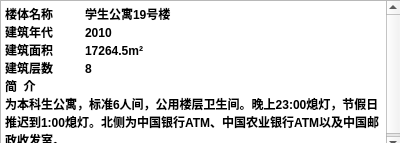
<?xml version="1.0" encoding="UTF-8"?>
<ui version="4.0">
 <class>a19shijiuhao</class>
 <widget class="QDialog" name="a19shijiuhao">
  <property name="geometry">
   <rect>
    <x>0</x>
    <y>0</y>
    <width>400</width>
    <height>143</height>
   </rect>
  </property>
  <property name="windowTitle">
   <string>Dialog</string>
  </property>
  <widget class="QTextBrowser" name="textBrowser">
   <property name="geometry">
    <rect>
     <x>0</x>
     <y>0</y>
     <width>401</width>
     <height>151</height>
    </rect>
   </property>
   <property name="html">
    <string>&lt;!DOCTYPE HTML PUBLIC &quot;-//W3C//DTD HTML 4.0//EN&quot; &quot;http://www.w3.org/TR/REC-html40/strict.dtd&quot;&gt;
&lt;html&gt;&lt;head&gt;&lt;meta name=&quot;qrichtext&quot; content=&quot;1&quot; /&gt;&lt;style type=&quot;text/css&quot;&gt;
p, li { white-space: pre-wrap; }
&lt;/style&gt;&lt;/head&gt;&lt;body style=&quot; font-family:'SimSun'; font-size:9pt; font-weight:400; font-style:normal;&quot;&gt;
&lt;p style=&quot; margin-top:0px; margin-bottom:0px; margin-left:0px; margin-right:0px; -qt-block-indent:0; text-indent:0px;&quot;&gt;&lt;span style=&quot; font-weight:600;&quot;&gt;楼体名称	学生公寓19号楼	&lt;/span&gt;&lt;/p&gt;
&lt;p style=&quot; margin-top:0px; margin-bottom:0px; margin-left:0px; margin-right:0px; -qt-block-indent:0; text-indent:0px;&quot;&gt;&lt;span style=&quot; font-weight:600;&quot;&gt;建筑年代	2010&lt;/span&gt;&lt;/p&gt;
&lt;p style=&quot; margin-top:0px; margin-bottom:0px; margin-left:0px; margin-right:0px; -qt-block-indent:0; text-indent:0px;&quot;&gt;&lt;span style=&quot; font-weight:600;&quot;&gt;建筑面积	17264.5m²	&lt;/span&gt;&lt;/p&gt;
&lt;p style=&quot; margin-top:0px; margin-bottom:0px; margin-left:0px; margin-right:0px; -qt-block-indent:0; text-indent:0px;&quot;&gt;&lt;span style=&quot; font-weight:600;&quot;&gt;建筑层数	8&lt;/span&gt;&lt;/p&gt;
&lt;p style=&quot; margin-top:0px; margin-bottom:0px; margin-left:0px; margin-right:0px; -qt-block-indent:0; text-indent:0px;&quot;&gt;&lt;span style=&quot; font-weight:600;&quot;&gt;简  介	&lt;/span&gt;&lt;/p&gt;
&lt;p style=&quot; margin-top:0px; margin-bottom:0px; margin-left:0px; margin-right:0px; -qt-block-indent:0; text-indent:0px;&quot;&gt;&lt;span style=&quot; font-weight:600;&quot;&gt;为本科生公寓，标准6人间，公用楼层卫生间。晚上23:00熄灯，节假日推迟到1:00熄灯。北侧为中国银行ATM、中国农业银行ATM以及中国邮政收发室。&lt;/span&gt;&lt;/p&gt;&lt;/body&gt;&lt;/html&gt;</string>
   </property>
  </widget>
 </widget>
 <resources/>
 <connections/>
</ui>
